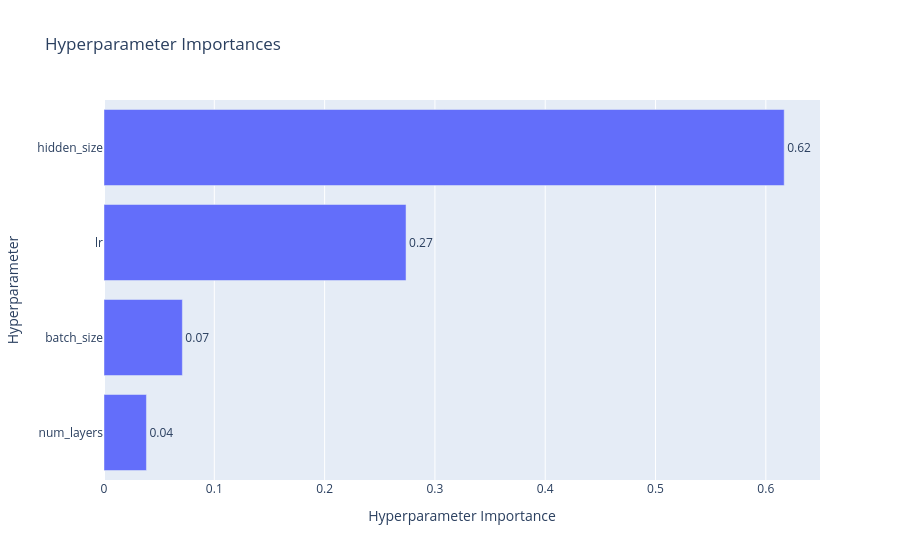

Source (notebook cell):
### Code cell
vis.plot_param_importances(study)

### Figure 1 — Plotly figure (JSON) as saved in the notebook; plotly's stock layout.template omitted (floating-point values rounded to 4 significant figures)
{"data": [{"cliponaxis": false, "hovertemplate": ["num_layers (IntDistribution): 0.03847558429994671<extra></extra>", "batch_size (CategoricalDistribution): 0.07103658340281822<extra></extra>", "lr (FloatDistribution): 0.27382305841987187<extra></extra>", "hidden_size (IntDistribution): 0.6166647738773632<extra></extra>"], "name": "Objective Value", "orientation": "h", "text": ["0.04", "0.07", "0.27", "0.62"], "textposition": "outside", "type": "bar", "x": [0.03848, 0.07104, 0.2738, 0.6167], "y": ["num_layers", "batch_size", "lr", "hidden_size"]}], "layout": {"title": {"text": "Hyperparameter Importances"}, "xaxis": {"title": {"text": "Hyperparameter Importance"}}, "yaxis": {"title": {"text": "Hyperparameter"}}}}
